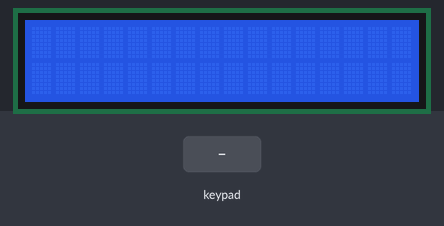
A sketch run on a simulated Arduino Uno, built with avr-gcc and run on an emulated ATmega328P. On the bench: 16×2 character LCD. The test bench sets the inputs (shaded band). What the sketch prints to the serial monitor is not drawn.

Above: at 1.2 s.
1.3 s: keypad keys 1 2 # pressed 0.4 s apart
At 3.2 s:
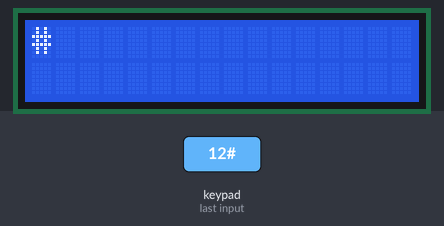
4.0 s: key 'A' pressed
At 4.3 s:
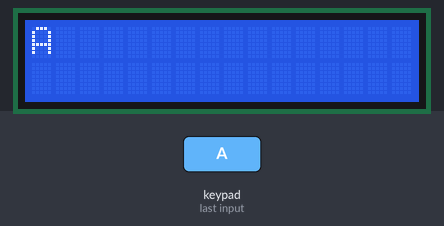
5.5 s: key 'B' pressed
At 6.7 s:
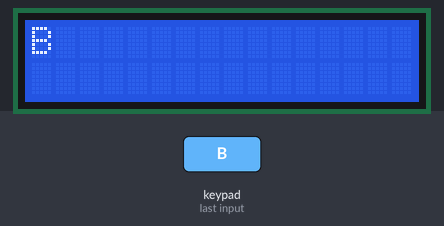
7.0 s: keypad keys 1 2 * pressed 0.4 s apart
At 8.7 s:
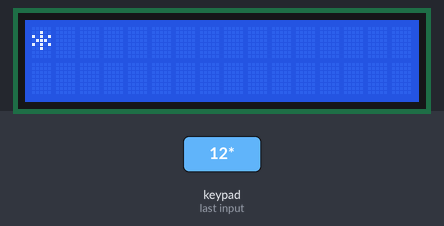
9.7 s: key 'C' pressed
At 10.0 s:
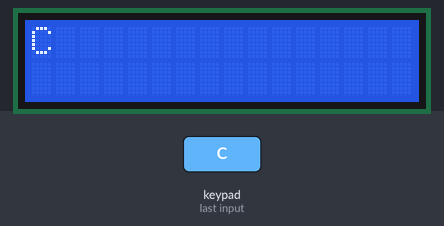
11.2 s: keypad keys 1 2 D pressed 0.4 s apart
At 11.4 s:
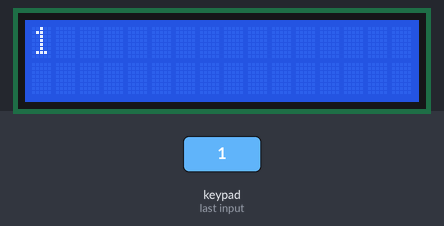
Timing chart, 0 to 14.2 s (numbered marks = the images above; inputs shaded):
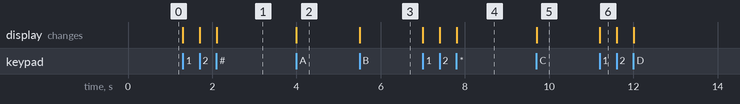

The sketch:

Task_7.ino
```cpp
#include<LiquidCrystal.h>
#include<Keypad.h>

LiquidCrystal lcd(12,11,A0,A1,A2,A3);

const byte ROWS = 4;
const byte COLS = 4;
byte row[ROWS] = {9, 8, 7, 6};
byte col[COLS] = {5, 4, 3, 2};
char keys[ROWS][COLS] = {{'1','2','3','A'},
            {'4','5','6','B'},
            {'7','8','9','C'},
            {'*','0','#','D'}};

Keypad keypad = Keypad(makeKeymap(keys),row,col,ROWS,COLS);

void setup()
{
  lcd.begin(16,2);
  Serial.begin(9600);
}

void loop()
{
  char key = keypad.getKey();
  if(key){
    lcd.setCursor(0,0);
    lcd.print(key);
    Serial.print(key);
  }
}
```

Measured:
- after the input at 1.3 s, the display: first changes at once (image 1 shows a later state)
- after the input at 4.0 s, the display: changes at once (image 2)
- after the input at 5.5 s, the display: changes at once (image 3)
- after the input at 7.0 s, the display: first changes at once (image 4 shows a later state)
- after the input at 9.7 s, the display: changes at once (image 5)
- after the input at 11.2 s, the display: changes at once (image 6)
